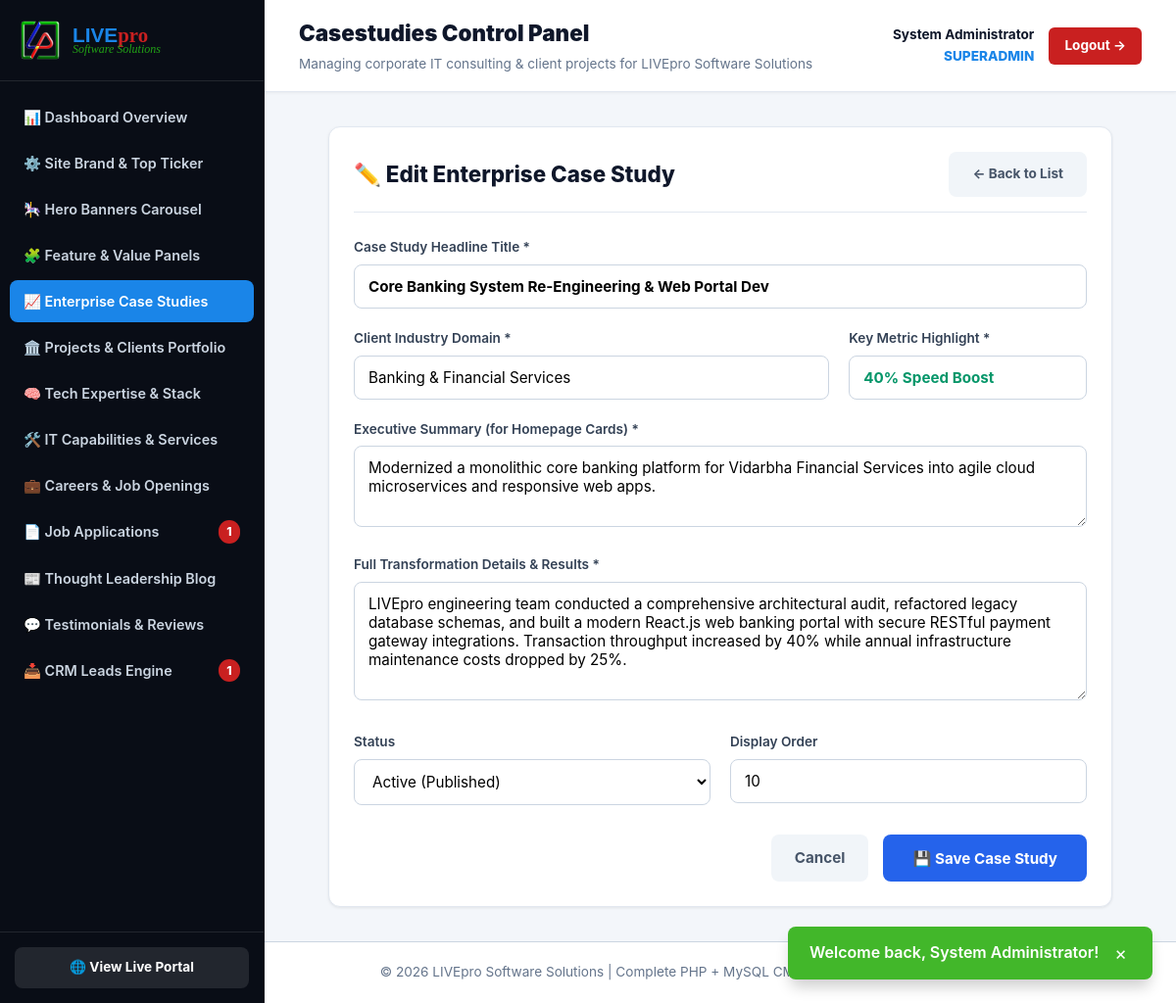
The page /admin/casestudies.php?action=edit&id=1 (signed in) on the database its author committed.
### tables this page shows
CREATE TABLE `case_studies` (
  `id` INT(11) UNSIGNED NOT NULL AUTO_INCREMENT,
  `title` VARCHAR(200) NOT NULL,
  `client_industry` VARCHAR(100) NOT NULL,
  `metric_highlight` VARCHAR(100) NOT NULL,
  `summary` TEXT NOT NULL,
  `full_details` TEXT NOT NULL,
  `display_order` INT(11) DEFAULT 0,
  `status` ENUM('active', 'draft') DEFAULT 'active',
  PRIMARY KEY (`id`)
);

### admin/casestudies.php (the view, shortened to what this page needs)
<?php
require_once __DIR__ . '/../includes/functions.php';
$action = $_GET['action'] ?? 'list';
$id = intval($_GET['id'] ?? 0);
require_once __DIR__ . '/includes/header.php';
if ($action === 'new' || $action === 'edit'):
    $cs = ['title' => '', 'client_industry' => 'Banking & Financial Services', 'metric_highlight' => '40% Speed Boost', 'summary' => '', 'full_details' => '', 'display_order' => 10, 'status' => 'active'];
    if ($action === 'edit' && $id > 0) {
        $cs = get_case_study_by_id($id);
    }
?>
    <div class="admin-card" style="max-width: 800px; margin: 0 auto;">
      <div style="display: flex; justify-content: space-between; align-items: center; margin-bottom: 25px; border-bottom: 1px solid #e2e8f0; padding-bottom: 15px;">
        <h3 style="font-size: 1.4rem; font-weight: 800; margin: 0; color: #0f172a;">
          <?= $action === 'edit' ? '✏️ Edit Enterprise Case Study' : '➕ Add Enterprise Case Study'; ?>
        </h3>
        <a href="casestudies.php" class="btn" style="background: #f1f5f9; color: #475569; text-decoration: none; font-size: 0.85rem;">&larr; Back to List</a>
      </div>
      <form method="POST" action="casestudies.php?<?= $action === 'edit' ? "action=edit&id={$id}" : "action=new"; ?>">
        <div style="margin-bottom: 20px;">
          <label style="display: block; font-size: 0.85rem; font-weight: 600; margin-bottom: 6px; color: #334155;">Case Study Headline Title *</label>
          <input type="text" name="title" value="<?= htmlspecialchars($cs['title']); ?>" placeholder="e.g. Core Banking System Re-Engineering & API Decoupling" required style="width: 100%; padding: 12px 14px; border: 1px solid #cbd5e1; border-radius: 8px; font-size: 0.95rem; font-weight: 700;">
        </div>
        <div style="display: grid; grid-template-columns: 2fr 1fr; gap: 20px; margin-bottom: 20px;">
          <div>
            <label style="display: block; font-size: 0.85rem; font-weight: 600; margin-bottom: 6px; color: #334155;">Client Industry Domain *</label>
            <input type="text" name="client_industry" value="<?= htmlspecialchars($cs['client_industry']); ?>" placeholder="e.g. Banking & Financial Services" required style="width: 100%; padding: 12px 14px; border: 1px solid #cbd5e1; border-radius: 8px; font-size: 0.95rem;">
          </div>
          <div>
            <label style="display: block; font-size: 0.85rem; font-weight: 600; margin-bottom: 6px; color: #334155;">Key Metric Highlight *</label>
            <input type="text" name="metric_highlight" value="<?= htmlspecialchars($cs['metric_highlight']); ?>" placeholder="e.g. 40% Speed Boost" required style="width: 100%; padding: 12px 14px; border: 1px solid #cbd5e1; border-radius: 8px; font-size: 0.95rem; font-weight: 700; color: #059669;">
          </div>
        </div>
        <div style="margin-bottom: 20px;">
          <label style="display: block; font-size: 0.85rem; font-weight: 600; margin-bottom: 6px; color: #334155;">Executive Summary (for Homepage Cards) *</label>
          <textarea name="summary" rows="3" required style="width: 100%; padding: 12px 14px; border: 1px solid #cbd5e1; border-radius: 8px; font-size: 0.95rem;"><?= htmlspecialchars($cs['summary']); ?></textarea>
        </div>
        <div style="margin-bottom: 25px;">
          <label style="display: block; font-size: 0.85rem; font-weight: 600; margin-bottom: 6px; color: #334155;">Full Transformation Details &amp; Results *</label>
          <textarea name="full_details" rows="5" required style="width: 100%; padding: 12px 14px; border: 1px solid #cbd5e1; border-radius: 8px; font-size: 0.95rem;"><?= htmlspecialchars($cs['full_details']); ?></textarea>
        </div>
        <div style="display: grid; grid-template-columns: 1fr 1fr; gap: 20px; margin-bottom: 30px;">
          <div>
            <label style="display: block; font-size: 0.85rem; font-weight: 600; margin-bottom: 6px; color: #334155;">Status</label>
            <select name="status" style="width: 100%; padding: 12px 14px; border: 1px solid #cbd5e1; border-radius: 8px; font-size: 0.95rem; background: white;">
              <option value="active" <?= $cs['status'] === 'active' ? 'selected' : ''; ?>>Active (Published)</option>
            </select>
          </div>
          <div>
            <label style="display: block; font-size: 0.85rem; font-weight: 600; margin-bottom: 6px; color: #334155;">Display Order</label>
            <input type="number" name="display_order" value="<?= intval($cs['display_order']); ?>" style="width: 100%; padding: 12px 14px; border: 1px solid #cbd5e1; border-radius: 8px; font-size: 0.95rem;">
          </div>
        </div>
        <div style="display: flex; justify-content: flex-end; gap: 15px;">
          <a href="casestudies.php" class="btn" style="background: #f1f5f9; color: #475569; text-decoration: none;">Cancel</a>
          <button type="submit" class="btn" style="background: #2563eb; color: white; padding: 12px 30px; border: none; border-radius: 8px; font-weight: 700; cursor: pointer;">
            💾 Save Case Study
          </button>
        </div>
      </form>
    </div>
<?php endif; ?>
<?php require_once __DIR__ . '/includes/footer.php'; ?>

### assets/css/style.css (style rules this page uses)
:root { --primary: #1a85e8; --primary-hover: #1060b0; --accent: #22a316; --accent-hover: #198010; --danger: #c92020; --danger-hover: #9e1717; --warning: #f2c10d; --bg-main: #090d16; --bg-surface: #ffffff; --bg-card: #ffffff; --bg-light: #f3f6fa; --text-main: #0f172a; --text-muted: #64748b; --text-light: #ffffff; --text-light-muted: #cbd5e1; --border-color: #e2e8f0; --border: #e2e8f0; --border-dark: #334155; --shadow-sm: 0 1px 3px rgba(0, 0, 0, 0.08); --shadow-md: 0 4px 6px -1px rgba(26, 133, 232, 0.1), 0 2px 4px -1px rgba(0, 0, 0, 0.06); --shadow-lg: 0 12px 28px 0 rgba(15, 23, 42, 0.15), 0 2px 4px 0 rgba(0, 0, 0, 0.08); --shadow-xl: 0 20px 40px rgba(15, 23, 42, 0.25); --radius: 12px; --radius-sm: 8px; --transition: all 0.25s cubic-bezier(0.4, 0, 0.2, 1); }
* { box-sizing: border-box; margin: 0; padding: 0; }
body { font-family: -apple-system, BlinkMacSystemFont, "Segoe UI", Roboto, Helvetica, Arial, sans-serif; color: var(--text-main); background-color: var(--bg-light); line-height: 1.6; overflow-x: hidden; }
a { color: inherit; text-decoration: none; cursor: pointer; }
button, input, select, textarea { font-family: inherit; font-size: inherit; }
.btn { display: inline-flex; align-items: center; justify-content: center; gap: 8px; padding: 12px 24px; border-radius: var(--radius-sm); font-weight: 700; cursor: pointer; border: none; transition: var(--transition); font-size: 0.95rem; text-decoration: none; }
body.admin-body, body:has(.admin-sidebar) { display: flex !important; flex-direction: row !important; min-height: 100vh; margin: 0; padding: 0; background: #f3f6fa; }
.admin-card { background: #ffffff; border: 1px solid var(--border-color); border-radius: 12px; padding: 25px; margin-bottom: 25px; box-shadow: 0 1px 3px rgba(0, 0, 0, 0.08); }

### rows shown on the page
case_studies: title "Core Banking System Re-Engineering & Web Portal Dev", client_industry "Banking & Financial Services", metric_highlight "40% Speed Boost", summary "Modernized a monolithic core banking platform for Vidarbha Financial Services into agile cloud microservices and responsive web apps.", full_details "LIVEpro engineering team conducted a comprehensive architectural audit, refactored legacy database schemas, and built a modern React.js web banking portal with secure RESTful payment gateway integrations. Transaction throughput increased by 40% while annual infrastructure maintenance costs dropped by 25%.", status "Active (Published)", display_order "10"

### other values the page prints
$flash['msg'] "Welcome back, System Administrator!"
$unread_apps "1"
$unread_inq "1"
$admin_page "Casestudies"
$settings['company_name'] "LIVEpro Software Solutions"
$_SESSION['admin_full_name'] "System Administrator"
$_SESSION['admin_role'] "SUPERADMIN"
